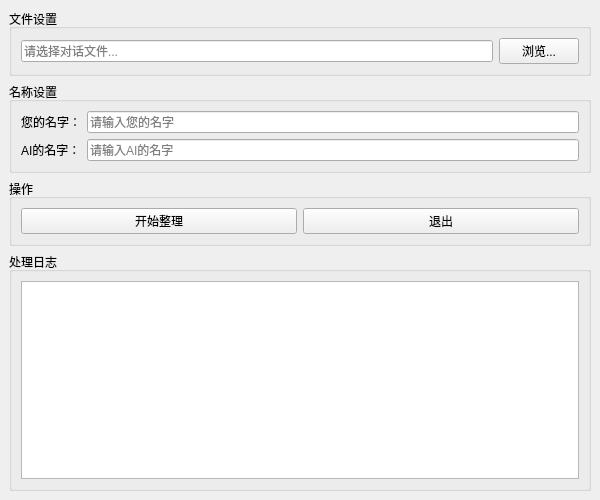
<?xml version="1.0" encoding="UTF-8"?>
<ui version="4.0">
 <class>DialogFormatter</class>
 <widget class="QMainWindow" name="DialogFormatter">
  <property name="geometry">
   <rect>
    <x>0</x>
    <y>0</y>
    <width>600</width>
    <height>500</height>
   </rect>
  </property>
  <property name="windowTitle">
   <string>对话整理工具</string>
  </property>
  <widget class="QWidget" name="centralWidget">
   <layout class="QVBoxLayout" name="verticalLayout">
    <item>
     <widget class="QGroupBox" name="groupBox">
      <property name="title">
       <string>文件设置</string>
      </property>
      <layout class="QHBoxLayout" name="horizontalLayout">
       <item>
        <widget class="QLineEdit" name="filePathEdit">
         <property name="placeholderText">
          <string>请选择对话文件...</string>
         </property>
        </widget>
       </item>
       <item>
        <widget class="QPushButton" name="browseButton">
         <property name="text">
          <string>浏览...</string>
         </property>
        </widget>
       </item>
      </layout>
     </widget>
    </item>
    <item>
     <widget class="QGroupBox" name="groupBox_2">
      <property name="title">
       <string>名称设置</string>
      </property>
      <layout class="QGridLayout" name="gridLayout">
       <item row="0" column="0">
        <widget class="QLabel" name="label">
         <property name="text">
          <string>您的名字：</string>
         </property>
        </widget>
       </item>
       <item row="0" column="1">
        <widget class="QLineEdit" name="myNameEdit">
         <property name="placeholderText">
          <string>请输入您的名字</string>
         </property>
        </widget>
       </item>
       <item row="1" column="0">
        <widget class="QLabel" name="label_2">
         <property name="text">
          <string>AI的名字：</string>
         </property>
        </widget>
       </item>
       <item row="1" column="1">
        <widget class="QLineEdit" name="aiNameEdit">
         <property name="placeholderText">
          <string>请输入AI的名字</string>
         </property>
        </widget>
       </item>
      </layout>
     </widget>
    </item>
    <item>
     <widget class="QGroupBox" name="groupBox_3">
      <property name="title">
       <string>操作</string>
      </property>
      <layout class="QHBoxLayout" name="horizontalLayout_2">
       <item>
        <widget class="QPushButton" name="formatButton">
         <property name="text">
          <string>开始整理</string>
         </property>
        </widget>
       </item>
       <item>
        <widget class="QPushButton" name="exitButton">
         <property name="text">
          <string>退出</string>
         </property>
        </widget>
       </item>
      </layout>
     </widget>
    </item>
    <item>
     <widget class="QGroupBox" name="groupBox_4">
      <property name="title">
       <string>处理日志</string>
      </property>
      <layout class="QVBoxLayout" name="verticalLayout_2">
       <item>
        <widget class="QTextEdit" name="logTextEdit">
         <property name="readOnly">
          <bool>true</bool>
         </property>
        </widget>
       </item>
      </layout>
     </widget>
    </item>
   </layout>
  </widget>
 </widget>
 <resources/>
 <connections/>
</ui>
